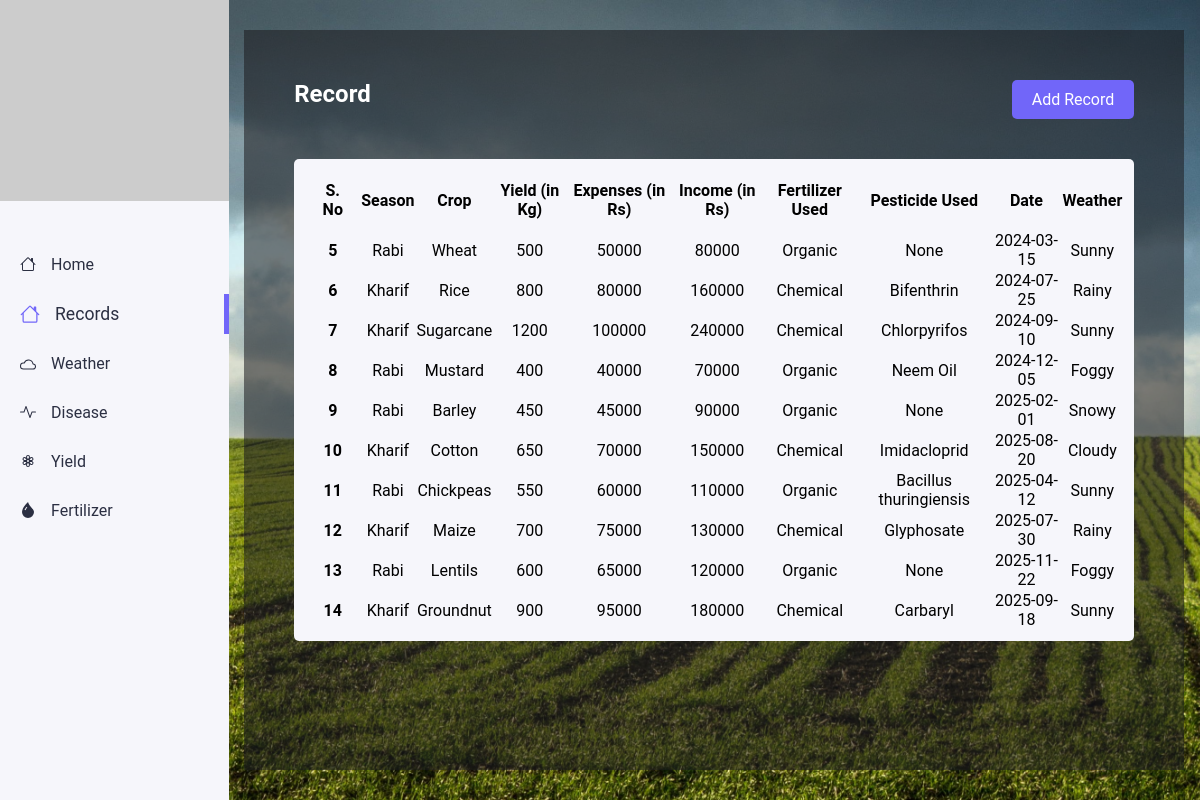
/records (signed in), run on the app's committed database.
### tables this page shows
CREATE TABLE records 
            (recordid INTEGER PRIMARY KEY AUTOINCREMENT, 
            userId INTEGER,
            season TEXT,
            crop TEXT,
            yield TEXT,
            expenses TEXT,
            income TEXT,
            pesticide TEXT,
            fertilizer TEXT,
            weather TEXT,
            date TEXT
            );

### app.py (the view, shortened to what this page needs)
@app.route('/records', methods=['GET','POST'])
def records():
    if 'userid' not in session:
        return render_template('index.html')
    conn = sqlite3.connect(app.config['DATABASE'])
    cur = conn.cursor()
    cur.execute("SELECT recordid, season, crop, yield, expenses, income, fertilizer, pesticide, date, weather FROM records WHERE userId = ?", (session['userid'],))
    records = cur.fetchall()
    conn.close()
    return render_template('records.html', records=records)

### templates/records.html (shortened to what this page needs)
<!DOCTYPE html>
<html lang="en">
<head>
</head>
<body>
    <div class="side-bar">
        <div class="logo">
            <img src="https://picsum.photos/id/684/600/400" alt="">
        </div>
        <div class="menu1">
            <a href="{{ url_for('dashboard') }}">
            <div class="opt ">
                Home
            </div>
            </a>
            <a href="{{ url_for('records') }}">
            <div class="opt selected-opt">
                Records
            </div>
            </a>
            <a href="{{ url_for('weather') }}">
            <div class="opt">
                Weather
            </div>
            </a>
            <a href="{{ url_for('disease') }}">
            <div class="opt">
                Disease
            </div>
            </a>
            <a href="{{ url_for('yield_prediction') }}">
            <div class="opt">
                Yield
            </div>
            </a>
            <a href="{{ url_for('fertilizer_recommendation') }}">
            <div class="opt">
                Fertilizer
            </div>
            </a>
        </div>
    </div>
    <div class="main-back">
    <div class="main-content">
        <div class="top">
            <h2 style="color: white">Record</h2>
            <button class="add_rec" onclick="addrec();">Add Record</button>
        </div>
        <table class="table table-hover">
            <thead>
              <tr>
                <th scope="col" style="padding: 10px;">S. No</th>
                <th scope="col">Season</th>
                <th scope="col">Crop</th>
                <th scope="col">Yield (in Kg)</th>
                <th scope="col">Expenses (in Rs)</th>
                <th scope="col">Income (in Rs)</th>
                <th scope="col">Fertilizer Used</th>
                <th scope="col">Pesticide Used</th>
                <th scope="col">Date</th>
                <th scope="col">Weather</th>
              </tr>
            </thead>
            <tbody>
            {% for rec in records %}
              <tr>
                <th scope="row">{{ rec[0] }}</th>
                <td>{{ rec[1] }}</td>
                <td>{{ rec[2] }}</td>
                <td>{{ rec[3] }}</td>
                <td>{{ rec[4] }}</td>
                <td>{{ rec[5] }}</td>
                <td>{{ rec[6] }}</td>
                <td>{{ rec[7] }}</td>
                <td>{{ rec[8] }}</td>
                <td>{{ rec[9] }}</td>
              </tr>
            {% endfor %}
            </tbody>
          </table>
        </div>
    </div>
</body>
</html>

### templates/records.html (style rules this page uses)
* { margin: 0; padding: 0; font-family: 'roboto', sans-serif; }
body { display: flex; }
.side-bar { width: 20vw; height: 100vh; background-color: #F6F6FB; }
.logo { width: 100%; }
.logo img { width: 100%; object-fit: cover; }
.menu1 { display: flex; flex-direction: column; gap: 10px; padding: 10px; margin-top: 30px; }
.opt { display: flex; align-items: center; gap: 15px; padding: 10px; color: #2B2F42 }
.selected-opt { font-size: 1.1rem; border-right: 5px solid #7166F9; margin-right: -10px; }
.selected-opt svg { fill: #7166F9; width: 20px; height: 20px; }
.main-content { width: 70vw; height: 80vh; padding: 50px; background-color: #1c1c208d; position: relative; }
.main-back { background-image: url('static/imgs/crop1.jpg'); background-size: cover; background-position: center; width: 85vw; height: 100vh; display: flex; align-items: center; justify-content: center; }
.top { display: flex; justify-content: space-between; }
.add_rec { padding: 10px 20px; background-color: #7166F9; color: white; border: none; border-radius: 5px; cursor: pointer; }
table { margin-top: 40px; width: 100%; }
a { all: unset; cursor: pointer; }
table { background-color: #F6F6FB; padding: 10px; border-radius: 5px; text-align: center; }
button { all: unset; }

### data on the page
records: recordid "5", season "Rabi", crop "Wheat", yield "500", expenses "50000", income "80000", fertilizer "Organic", pesticide "None", date "2024-03-15", weather "Sunny"
records: recordid "6", season "Kharif", crop "Rice", yield "800", expenses "80000", income "160000", fertilizer "Chemical", pesticide "Bifenthrin", date "2024-07-25", weather "Rainy"
records: recordid "7", season "Kharif", crop "Sugarcane", yield "1200", expenses "100000", income "240000", fertilizer "Chemical", pesticide "Chlorpyrifos", date "2024-09-10", weather "Sunny"
records: recordid "8", season "Rabi", crop "Mustard", yield "400", expenses "40000", income "70000", fertilizer "Organic", pesticide "Neem Oil", date "2024-12-05", weather "Foggy"
records: recordid "9", season "Rabi", crop "Barley", yield "450", expenses "45000", income "90000", fertilizer "Organic", pesticide "None", date "2025-02-01", weather "Snowy"
records: recordid "10", season "Kharif", crop "Cotton", yield "650", expenses "70000", income "150000", fertilizer "Chemical", pesticide "Imidacloprid", date "2025-08-20", weather "Cloudy"
records: recordid "11", season "Rabi", crop "Chickpeas", yield "550", expenses "60000", income "110000", fertilizer "Organic", pesticide "Bacillus thuringiensis", date "2025-04-12", weather "Sunny"
records: recordid "12", season "Kharif", crop "Maize", yield "700", expenses "75000", income "130000", fertilizer "Chemical", pesticide "Glyphosate", date "2025-07-30", weather "Rainy"
records: recordid "13", season "Rabi", crop "Lentils", yield "600", expenses "65000", income "120000", fertilizer "Organic", pesticide "None", date "2025-11-22", weather "Foggy"
records: recordid "14", season "Kharif", crop "Groundnut", yield "900", expenses "95000", income "180000", fertilizer "Chemical", pesticide "Carbaryl", date "2025-09-18", weather "Sunny"
